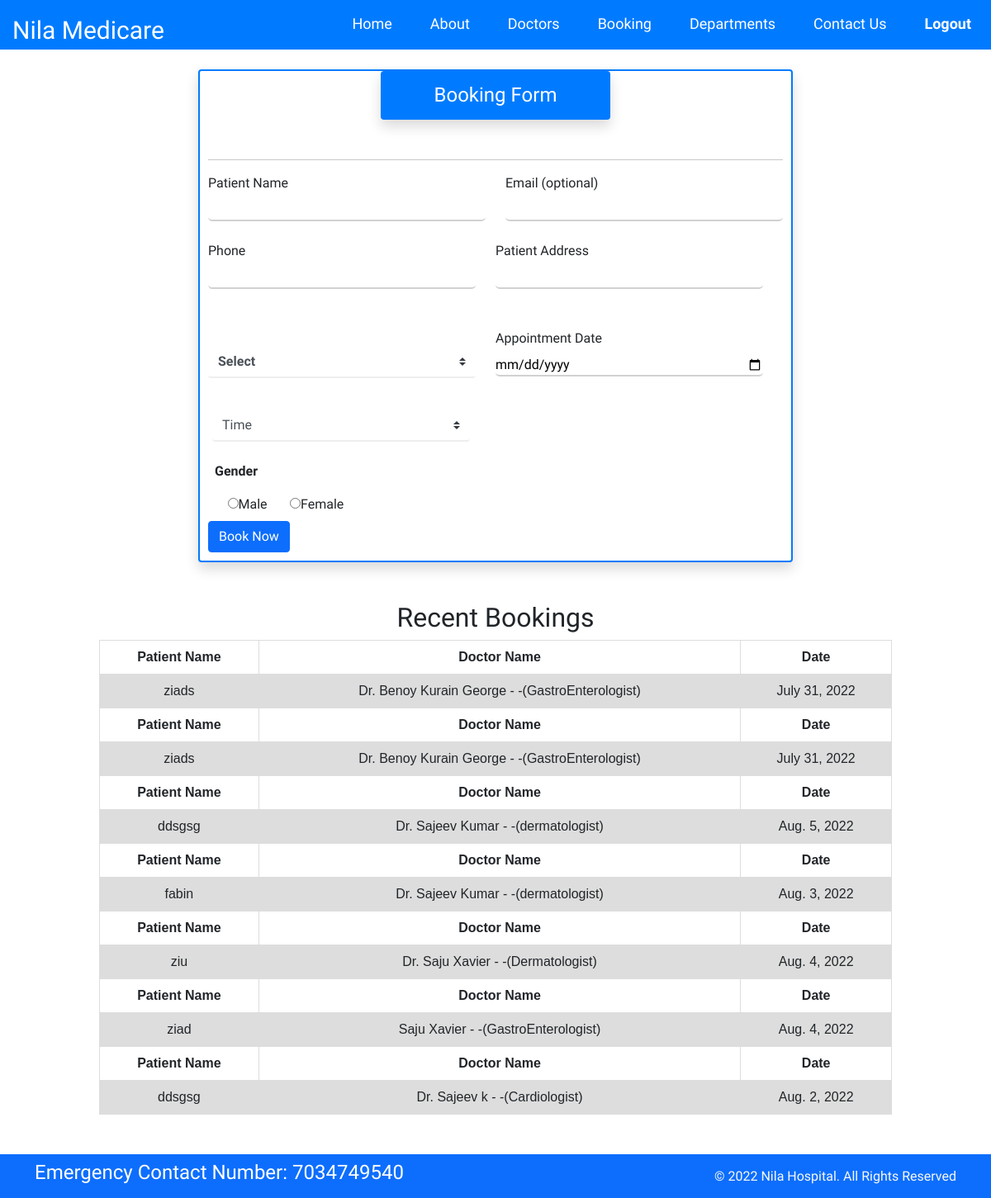
Page /booking/ (signed in) on the committed database.
### home/models.py (models this page shows)
class Booking(models.Model):
    patient_name=models.CharField(max_length=150,default="")
    patient_phone=models.CharField(max_length=10,default="")
    patient_email=models.EmailField(default="")
    patient_address=models.TextField(default="")
    Doc_name=models.ForeignKey(Doctor, on_delete=models.CASCADE)
    Booking_Date=models.DateField(default="")
    book_time=models.TimeField(default="",blank=True)
    gender=models.CharField(max_length=20,default='Male')
    Booked_On=models.DateField(auto_now=True)
    Booked_On_Time=models.DateTimeField( auto_now=True)

class Doctor(models.Model):
    Doc_name=models.CharField(max_length=150)
    Doc_spec=models.CharField(max_length=255)
    dep_name=models.ForeignKey(Department,on_delete=models.CASCADE)
    Doc_image=models.ImageField (upload_to='doctors')
    def __str__(self):
        return self.Doc_name + ' -   -(' + self.Doc_spec + ')'

### home/views.py (the view, shortened to what this page needs)
# urls.py: path('booking/',views.booking, name='booking'),
@login_required(login_url='login')
def booking(request):
    dict_book=Booking.objects.filter().order_by('-id')[:7:0]
    dict_form = Doctor.objects.all()
    return render(request, 'booking.html', {'form':dict_form,'bookings':dict_book})

### home/models.py (called while the page is built)
    def __str__(self):
        return self.dep_name

### templates/booking.html (shortened to what this page needs)
{% extends 'base.html' %}
{% load crispy_forms_tags %}
{% block content %}
<section class="mt-4">
    <form method="post">
<div class="card shadow mb-5 bg-white rounded">
	<div class="card-body">
		<h4 class="card-title text-center shadow mb-5  rounded">Booking Form</h4>
    <hr>
		<div class="row">
			<div class="col-sm-6 ">
                <label>Patient Name</label><br>
				<input class="browser-default mb-4" type="text" id="name" name="patient_name" style="width: 100%;" required/>
			</div>
            <div class="col-sm-6 ">
                <label>Email (optional)</label><br>
				<input class="browser-default mb-4" type="email" id="email" name="email" style="width: 100%;"/>
			</div>
		<div class="row">
            <div class="col-sm-6 ">
                <label>Phone</label><br>
				<input class="browser-default mb-4" type="text" id="phone" name="phone" style="width: 100%;" required/>
			</div>
            <div class="col-sm-6 ">
                <label>Patient Address</label><br>
				<input class="browser-default mb-4" type="text" id="address" name="address" style="width: 100%;"/>
			</div>
				</div>
				<div class="row mt-4">
					<div class="col-sm-6  doctors">
						<select class="browser-default custom-select mb-4" id="select" name="doctor" required>
                            <option disabled="" selected="">Select</option>
    </select>
			</div>
                <div class="col-sm-6 ">
                    <label>Appointment Date</label><br>
                    <input class="browser-default mb-4" type="date" id="date" name="date" style="width: 100%;" required/>
                </div>
                <div class="row">
				<div class="col-sm-6 time-select">
				  <select class="browser-default custom-select mb-4" id="time" name="time" >
                  <option value="" disabled="" selected="">Time</option>
                   </select>
					</div>
				</div>
                    <p class="searchText ml-2"><strong>Gender</strong></p>
                    <div class="xol-sm-6 ">
                        <label class="radiobtn"><input type="radio" name="gender" value="male">Male</label>
                        <label class="radiobtn"><input type="radio" name="gender" value="Female">Female</label>
                    </div>
				</div>
</div>
				<button class="btn btn-primary " type="submit">Book Now</button>
			</div>
		</div>
    </form>
    <table>
    <h2 class='text-center'>Recent Bookings</h2>
    {% for book in bookings %}
      <tr>
        <th class='text-center'>Patient Name</th>
        <th class='text-center'>Doctor Name</th>
        <th class='text-center'>Date</th>
      </tr>
      <tr>
        <td class='text-center'>{{book.patient_name}}</td>
        <td class='text-center'>{{book.Doc_name}}</td>
        <td class='text-center'>{{book.Booking_Date}}</td>
      </tr>
    {% endfor %}
    </table>
    </section>
{% endblock  %}

### templates/base.html (style rules this page uses)
* { margin: 0; padding: 0; box-sizing: border-box; }
body { font-family: 'Aleo', serif; }

### templates/booking.html (style rules this page uses)
.card { margin:auto; width:60%; padding-left:10px!important; padding-bottom:10px!important; padding-right:10px!important; padding-top: 0px!important; border: 2px solid #007BFF; }
.card-title { margin:auto; padding:15px; background-color: #007BFF; color: white; width:40%; }
div.card-body { padding:0px; }
.custom-select { width:100%; }
input { outline: 0!important; border-width: 0 0 2px!important; border-color: #d2d0d0!important; border-radius: 5px; }
.time-select select { margin-top: 15px; margin-left: 5px; outline: 0!important; border-width: 0 0 2px!important; border-color: #eeeeee!important; }
.doctors select { margin-top: 22px; font-weight: bold; outline: 0!important; border-width: 0 0 2px!important; border-color: #eeeeee!important; }
.radiobtn { margin-left: 3.5%; }
table { font-family: arial, sans-serif; border-collapse: collapse; width: 80%; margin:auto; }
td, th { border: 1px solid #dddddd; text-align: left; padding: 8px; }
tr:nth-child(even) { background-color: #dddddd; }

### rows in the picture
Booking: patient_name "ziads", Doc_name "Dr. Benoy Kurain George - -(GastroEnterologist)", Booking_Date "July 31, 2022"
Booking: patient_name "ziads", Doc_name "Dr. Benoy Kurain George - -(GastroEnterologist)", Booking_Date "July 31, 2022"
Booking: patient_name "ddsgsg", Doc_name "Dr. Sajeev Kumar - -(dermatologist)", Booking_Date "Aug. 5, 2022"
Booking: patient_name "fabin", Doc_name "Dr. Sajeev Kumar - -(dermatologist)", Booking_Date "Aug. 3, 2022"
Booking: patient_name "ziu", Doc_name "Dr. Saju Xavier - -(Dermatologist)", Booking_Date "Aug. 4, 2022"
Booking: patient_name "ziad", Doc_name "Saju Xavier - -(GastroEnterologist)", Booking_Date "Aug. 4, 2022"
Booking: patient_name "ddsgsg", Doc_name "Dr. Sajeev k - -(Cardiologist)", Booking_Date "Aug. 2, 2022"
